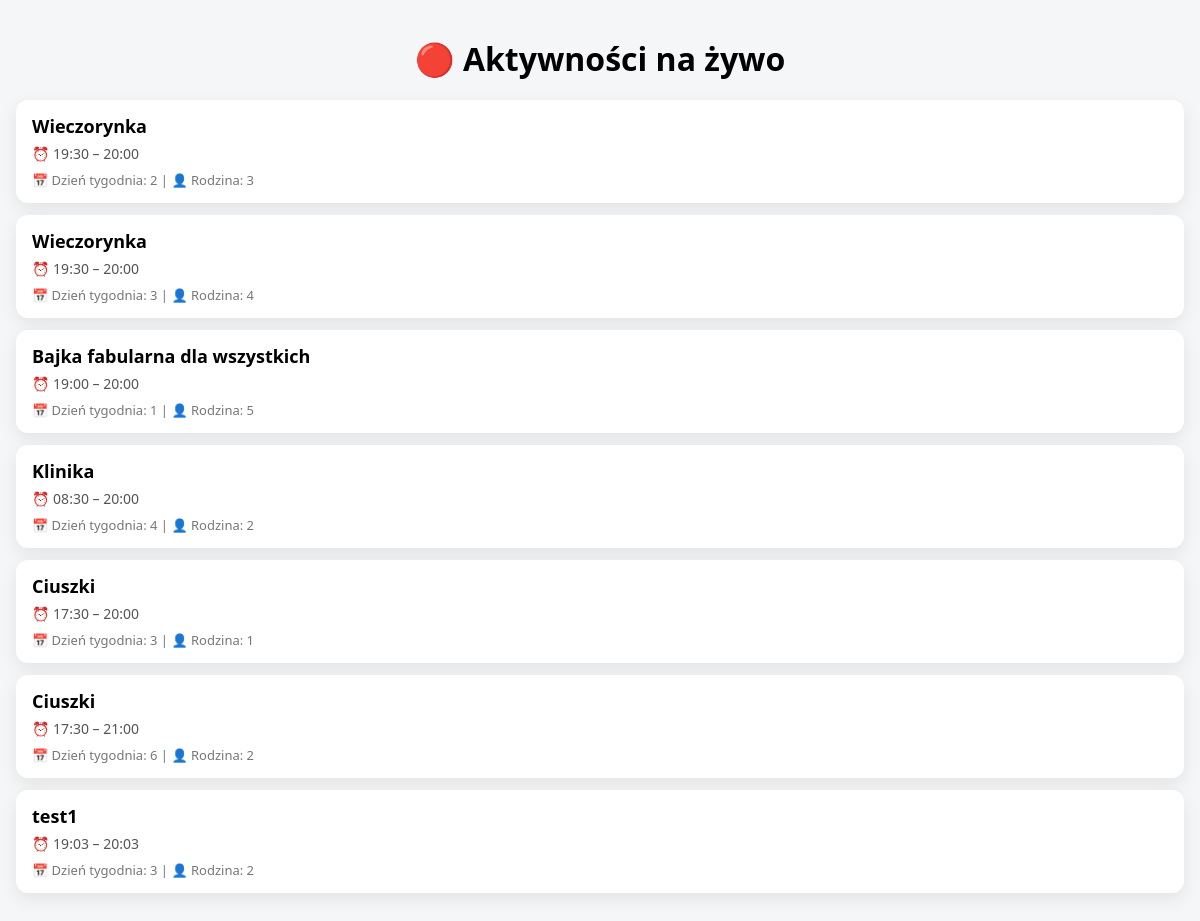
The app's page /livenow with its own data.
### tables this page shows
CREATE TABLE ActiviesDays (
            Id INTEGER PRIMARY KEY,
            CreatedAt TEXT NOT NULL DEFAULT CURRENT_TIMESTAMP,
            StartTime INTEGER NOT NULL,
            EndTime INTEGER NOT NULL,
            Description TEXT,
            DayOfWeek INTEGER NOT NULL,

            ModelPersonFamilyId INTEGER,
            ModelPictureActivityId INTEGER,

            FOREIGN KEY (ModelPersonFamilyId)
                REFERENCES PersonFamilies(Id)
                ON DELETE SET NULL,

            FOREIGN KEY (ModelPictureActivityId)
                REFERENCES PictureActivities(Id)
                ON DELETE SET NULL
        );

### routers/live.py (the view)
@router.get("/livenow", response_class=HTMLResponse)
def live_now(request: Request):
    now = datetime.now().strftime("%H:%M")
    with sqlite3.connect(DB_PATH) as conn:
        rows = conn.execute("""
            SELECT *
            FROM ActiviesDays
            WHERE StartTime <= ? AND EndTime >= ?
        """, (now, now)).fetchall()
    return templates.TemplateResponse(
        "livenow.html",
        {
            "request": request,
            "live_items": rows
        }
    )

### templates/livenow.html (shortened to what this page needs)
<!DOCTYPE html>
<html lang="pl">
<head>
</head>
<body>
<h1>🔴 Aktywności na żywo</h1>
{% if live_items %}
    {% for item in live_items %}
        <div class="activity">
            <div class="title">
                {{ item[4] }}
            </div>
            <div class="time">
                ⏰ {{ item[2][:5] }} – {{ item[3][:5] }}
            </div>
            <div class="meta">
                📅 Dzień tygodnia: {{ item[5] }} |
                👤 Rodzina: {{ item[6] }}
            </div>
        </div>
    {% endfor %}
{% else %}
    <div class="empty">
        Brak aktywności w tej chwili
    </div>
{% endif %}
</body>
</html>

### templates/livenow.html (style rules this page uses)
body { margin: 0; padding: 16px; font-family: system-ui, sans-serif; background: #f4f6f8; }
h1 { text-align: center; margin-bottom: 20px; }
.activity { background: white; border-radius: 12px; padding: 14px 16px; margin-bottom: 12px; box-shadow: 0 6px 18px rgba(0,0,0,.08); }
.title { font-size: 18px; font-weight: 600; margin-bottom: 6px; }
.time { font-size: 14px; color: #555; }
.meta { margin-top: 8px; font-size: 13px; color: #777; }

### records on screen
ActiviesDays: Description "Wieczorynka", StartTime "19:30", EndTime "20:00", DayOfWeek "2", ModelPersonFamilyId "3"
ActiviesDays: Description "Wieczorynka", StartTime "19:30", EndTime "20:00", DayOfWeek "3", ModelPersonFamilyId "4"
ActiviesDays: Description "Bajka fabularna dla wszystkich", StartTime "19:00", EndTime "20:00", DayOfWeek "1", ModelPersonFamilyId "5"
ActiviesDays: Description "Klinika", StartTime "08:30", EndTime "20:00", DayOfWeek "4", ModelPersonFamilyId "2"
ActiviesDays: Description "Ciuszki", StartTime "17:30", EndTime "20:00", DayOfWeek "3", ModelPersonFamilyId "1"
ActiviesDays: Description "Ciuszki", StartTime "17:30", EndTime "21:00", DayOfWeek "6", ModelPersonFamilyId "2"
ActiviesDays: Description "test1", StartTime "19:03", EndTime "20:03", DayOfWeek "3", ModelPersonFamilyId "2"
